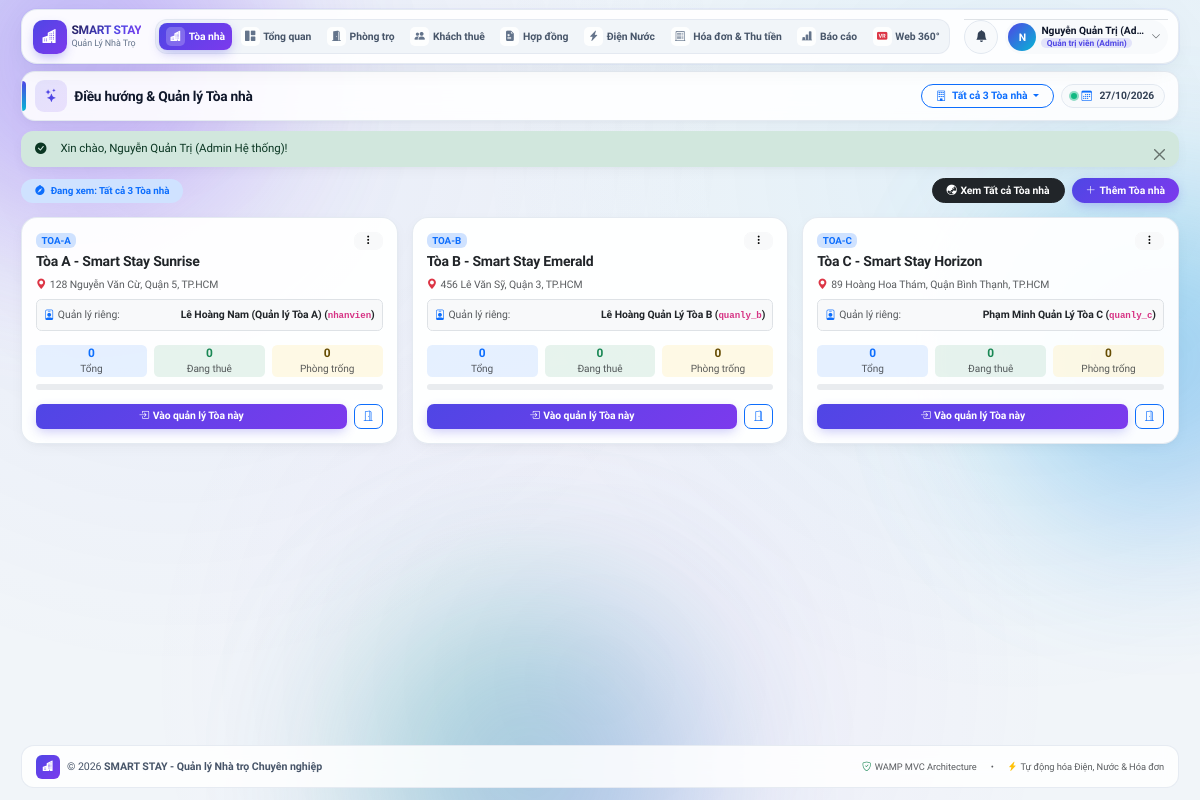
/buildings (signed in), run on the app's committed database.
### tables this page shows
CREATE TABLE `users` (
  `id` INT UNSIGNED AUTO_INCREMENT PRIMARY KEY,
  `username` VARCHAR(50) NOT NULL UNIQUE,
  `password` VARCHAR(255) NOT NULL,
  `full_name` VARCHAR(100) NOT NULL,
  `email` VARCHAR(100) DEFAULT NULL,
  `phone` VARCHAR(20) DEFAULT NULL,
  `role` ENUM('admin', 'staff', 'tenant') NOT NULL DEFAULT 'tenant',
  `building_id` INT UNSIGNED DEFAULT NULL,
  `status` ENUM('active', 'inactive') NOT NULL DEFAULT 'active',
  `created_at` DATETIME NOT NULL DEFAULT CURRENT_TIMESTAMP,
  `updated_at` DATETIME NOT NULL DEFAULT CURRENT_TIMESTAMP ON UPDATE CURRENT_TIMESTAMP
);

CREATE TABLE `buildings` (
  `id` INT UNSIGNED AUTO_INCREMENT PRIMARY KEY,
  `building_code` VARCHAR(20) NOT NULL UNIQUE,
  `building_name` VARCHAR(120) NOT NULL,
  `address` VARCHAR(255) DEFAULT NULL,
  `manager_id` INT UNSIGNED DEFAULT NULL,
  `description` TEXT DEFAULT NULL,
  `status` ENUM('active', 'inactive') NOT NULL DEFAULT 'active',
  `created_at` DATETIME NOT NULL DEFAULT CURRENT_TIMESTAMP,
  `updated_at` DATETIME NOT NULL DEFAULT CURRENT_TIMESTAMP ON UPDATE CURRENT_TIMESTAMP
);

### app/Views/buildings/index.php (the view, shortened to what the rows shown need)
<div class="row g-3">
    <?php foreach ($buildings as $bld): ?>
        <?php
        $isSelected = ((int) ($selectedBuildingId ?? 0) === (int) $bld['id']);
        $totalRooms = (int) ($bld['total_rooms'] ?? 0);
        $occupiedRooms = (int) ($bld['occupied_rooms'] ?? 0);
        $availableRooms = (int) ($bld['available_rooms'] ?? 0);
        ?>
        <div class="col-md-6 col-xl-4">
            <div class="card h-100 border-0 shadow-sm <?= $isSelected ? 'border border-2 border-primary' : '' ?>">
                <div class="card-body p-3 d-flex flex-column">
                    <div class="d-flex justify-content-between align-items-start mb-2">
                        <div>
                            <span class="badge bg-primary-subtle text-primary fw-bold"><?= CoreHelper::e($bld['building_code']) ?></span>
                            <h6 class="fw-bold mt-1 mb-0"><?= CoreHelper::e($bld['building_name']) ?></h6>
                        </div>
                        <div class="dropdown">
                            <button class="btn btn-sm btn-light py-0 px-1.5" data-bs-toggle="dropdown">
                                <i class="bi bi-three-dots-vertical"></i>
                            </button>
                        </div>
                    </div>
                    <div class="text-muted small mb-2 text-truncate">
                        <i class="bi bi-geo-alt-fill text-danger me-1"></i><?= CoreHelper::e($bld['address'] ?: 'Chưa cập nhật') ?>
                    </div>
                    <div class="p-2 rounded bg-light border small mb-3 d-flex justify-content-between align-items-center">
                        <span class="text-muted"><i class="bi bi-person-badge text-primary me-1"></i>Quản lý riêng:</span>
                        <?php if (!empty($bld['manager_name'])): ?>
                            <strong class="text-dark"><?= CoreHelper::e($bld['manager_name']) ?> (<code><?= CoreHelper::e($bld['manager_username']) ?></code>)</strong>
                        <?php else: ?>
                            <span class="text-warning fw-semibold">Chưa gán</span>
                        <?php endif; ?>
                    </div>
                    <div class="row g-2 text-center mb-2">
                        <div class="col-4">
                            <div class="p-1.5 rounded bg-primary bg-opacity-10">
                                <div class="fw-bold text-primary"><?= $totalRooms ?></div>
                                <div class="text-muted" style="font-size: 0.72rem;">Tổng</div>
                            </div>
                        </div>
                        <div class="col-4">
                            <div class="p-1.5 rounded bg-success bg-opacity-10">
                                <div class="fw-bold text-success"><?= $occupiedRooms ?></div>
                                <div class="text-muted" style="font-size: 0.72rem;">Đang thuê</div>
                            </div>
                        </div>
                        <div class="col-4">
                            <div class="p-1.5 rounded bg-warning bg-opacity-10">
                                <div class="fw-bold text-warning-emphasis"><?= $availableRooms ?></div>
                                <div class="text-muted" style="font-size: 0.72rem;">Phòng trống</div>
                            </div>
                        </div>
                    </div>
                    <div class="progress mb-3" style="height: 6px;">
                    </div>
                    <div class="mt-auto d-flex gap-2">
                        <a href="<?= CoreHelper::url('/buildings/select', ['id' => $bld['id'], 'redirect_to' => '/dashboard']) ?>"
                           class="btn btn-sm btn-primary w-100 fw-semibold">
                            <i class="bi bi-box-arrow-in-right me-1"></i>Vào quản lý Tòa này
                        </a>
                        <a href="<?= CoreHelper::url('/buildings/select', ['id' => $bld['id'], 'redirect_to' => '/rooms']) ?>"
                           class="btn btn-sm btn-outline-primary" title="Xem phòng">
                            <i class="bi bi-door-open"></i>
                        </a>
                    </div>
                </div>
            </div>
        </div>
    <?php endforeach; ?>
</div>

### data on the page
users: building.building_code "TOA-A", building.building_name "Tòa A - Smart Stay Sunrise", building.address "128 Nguyễn Văn Cừ, Quận 5, TP.HCM", full_name "Lê Hoàng Nam (Quản lý Tòa A)", username "nhanvien", totalRooms "0", occupiedRooms "0", availableRooms "0"
users: building.building_code "TOA-B", building.building_name "Tòa B - Smart Stay Emerald", building.address "456 Lê Văn Sỹ, Quận 3, TP.HCM", full_name "Lê Hoàng Quản Lý Tòa B", username "quanly_b", totalRooms "0", occupiedRooms "0", availableRooms "0"
users: building.building_code "TOA-C", building.building_name "Tòa C - Smart Stay Horizon", building.address "89 Hoàng Hoa Thám, Quận Bình Thạnh, TP.HCM", full_name "Phạm Minh Quản Lý Tòa C", username "quanly_c", totalRooms "0", occupiedRooms "0", availableRooms "0"

### other printed values
CoreHelper::e($currentUser['full_name']) "Nguyễn Quản Trị (Ad…"
$roleBadge['label'] "Quản trị viên (Admin)"
CoreHelper::e($pageTitle ?? 'Bảng điều khiển') "Điều hướng & Quản lý Tòa nhà"
CoreHelper::e($flash['message']) "Xin chào, Nguyễn Quản Trị (Admin Hệ thống)!"
count($buildings) "3"
